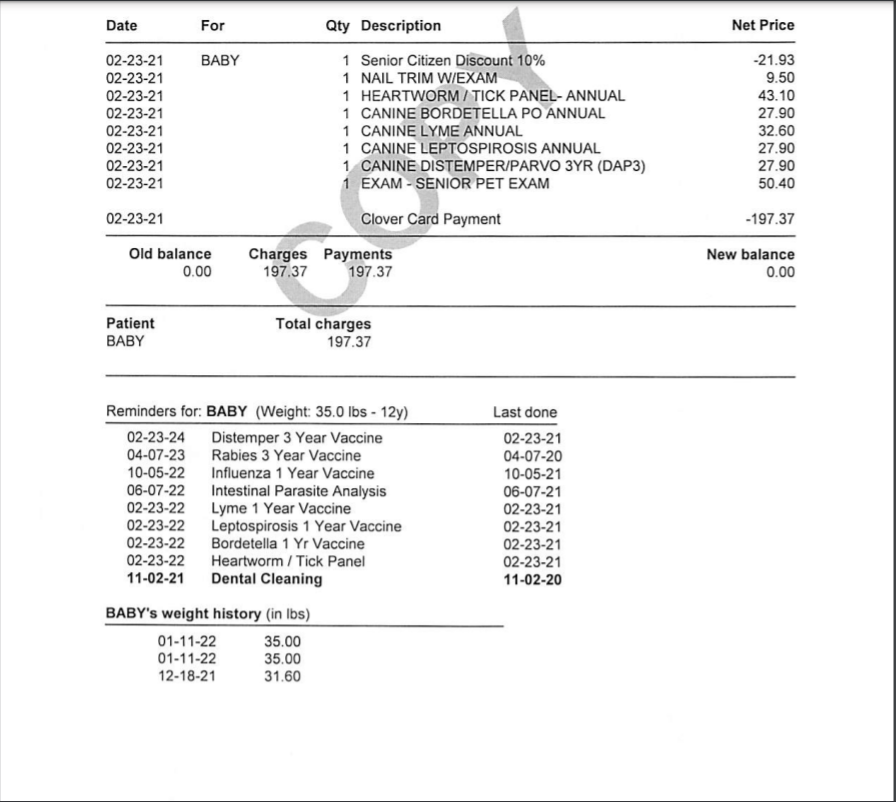
#> input picture 7_Computer_Vision/Img1.PNG, 896 x 802 px
$ jupyter execute --allow-errors Image_to_csv.ipynb   (shell and % lines are left out)
#> lines starting #> are read from the running program, lines starting #| are printed output that depends on the picture; after the words box and inside, x2 and y2 are one past the last pixel; in counts of white or black regions, pixels touching at a corner belong together
[cell 1]
import os
import numpy as np
import pandas as pd
import cv2
import matplotlib.pyplot as plt
import pytesseract
import re
import sys

[cell 2]
#arg = sys.argv[1]

arg = 'Img1.PNG'

[cell 3]
img = cv2.imread(arg)
#> img is the input picture: shape (802, 896, 3); mean B, G, R 242.9, 242.9, 242.9

gray = cv2.cvtColor(img,cv2.COLOR_BGR2GRAY)

[cell 4]
plt.figure(figsize=(16,16))
plt.imshow(gray, cmap="gray")

[cell 5]
img.shape
#> Out = (802, 896, 3)

[cell 6]
y1 =0
x1=0

h = img.shape[0]
#> h = 802
w =img.shape[1]
#> w = 896

img_croped = img[15:y1+h, x1:x1+w]
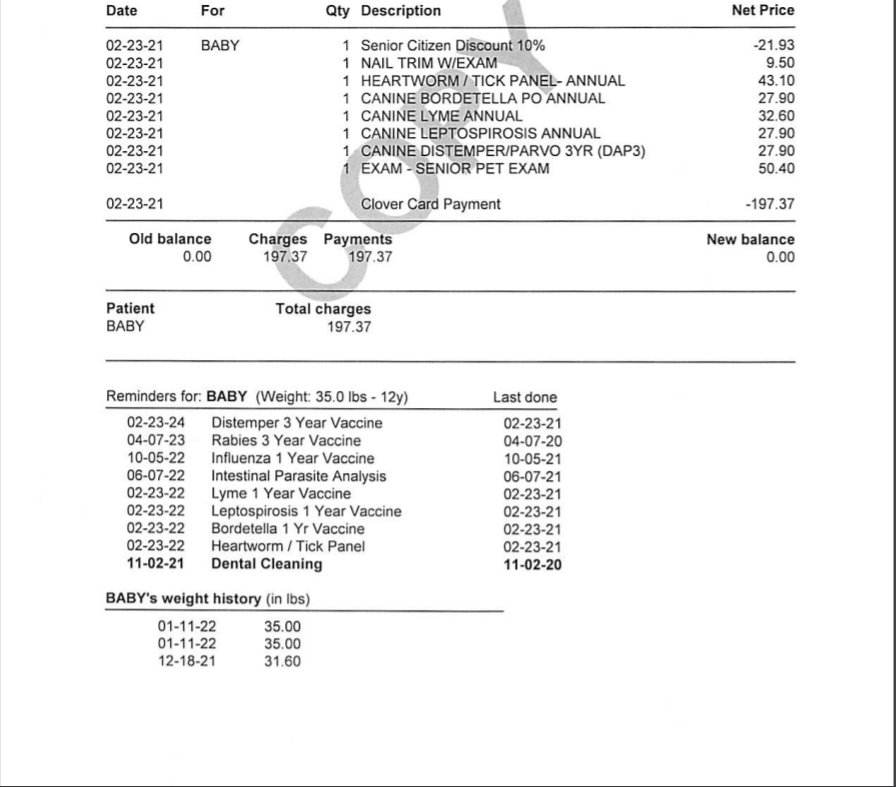
#> img_croped: shape (787, 896, 3); mean B, G, R 243.3, 243.3, 243.3

crop_img_gray = gray[15:y1+h, x1:x1+w]

plt.figure(figsize=(16,16))

plt.imshow(crop_img_gray, cmap="gray")

[cell 7]
edges2 = cv2.Sobel(crop_img_gray, dx = 0, dy = 1, ksize = 3, ddepth= int())
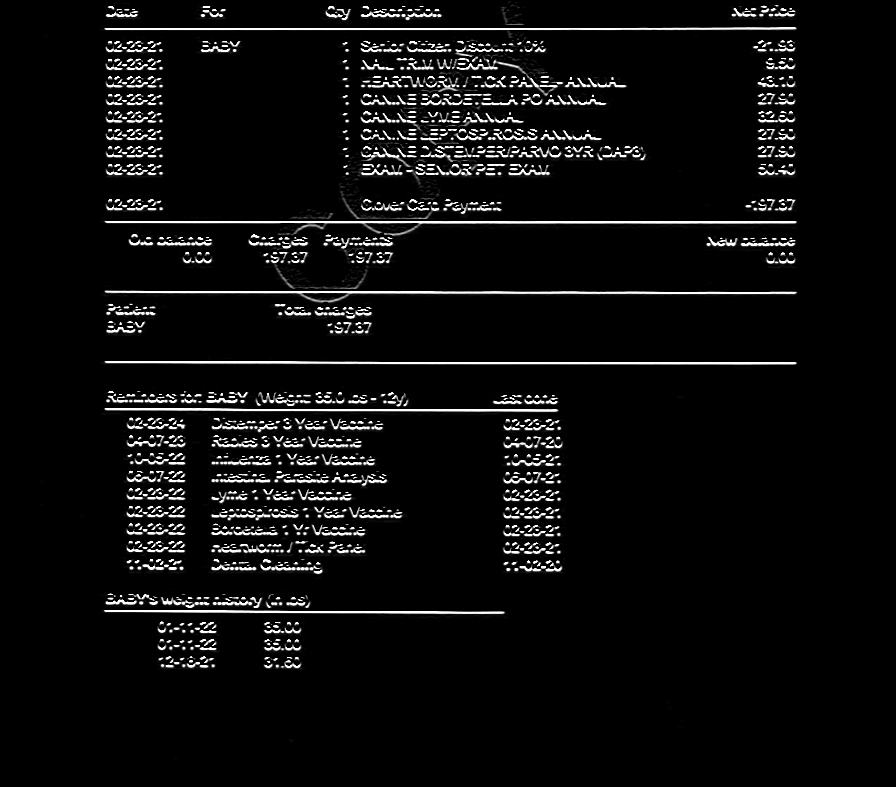
#> edges2: shape (787, 896); min 0, max 255, mean 13

[cell 8]
plt.figure(figsize=(14,14))
plt.imshow(edges2, cmap="gray")

[cell 9]
lines = cv2.HoughLinesP(image=edges2,rho=10,theta=np.pi/4, threshold=5,lines=np.array([]), minLineLength=400)
#> lines = [[100, 222, 798, 222], [100, 293, 798, 293], [161, 364, 797, 364], [102, 28, 797, 28], [100, 612, 505, 612], [104, 410, 559, 410]]

a,b,c = lines.shape
#> a = 6; b = 1; c = 4

for i in range(a):

    cv2.line(img_croped , (lines[i][0][0], lines[i][0][1]), (lines[i][0][2], lines[i][0][3]), ( 255,0,0), 3, cv2.LINE_AA)

    cv2.imwrite('hough.jpg', img_croped)
#> this loop made 6 passes
#> pass 1, `cv2.imwrite('hough.jpg', img_croped)`:
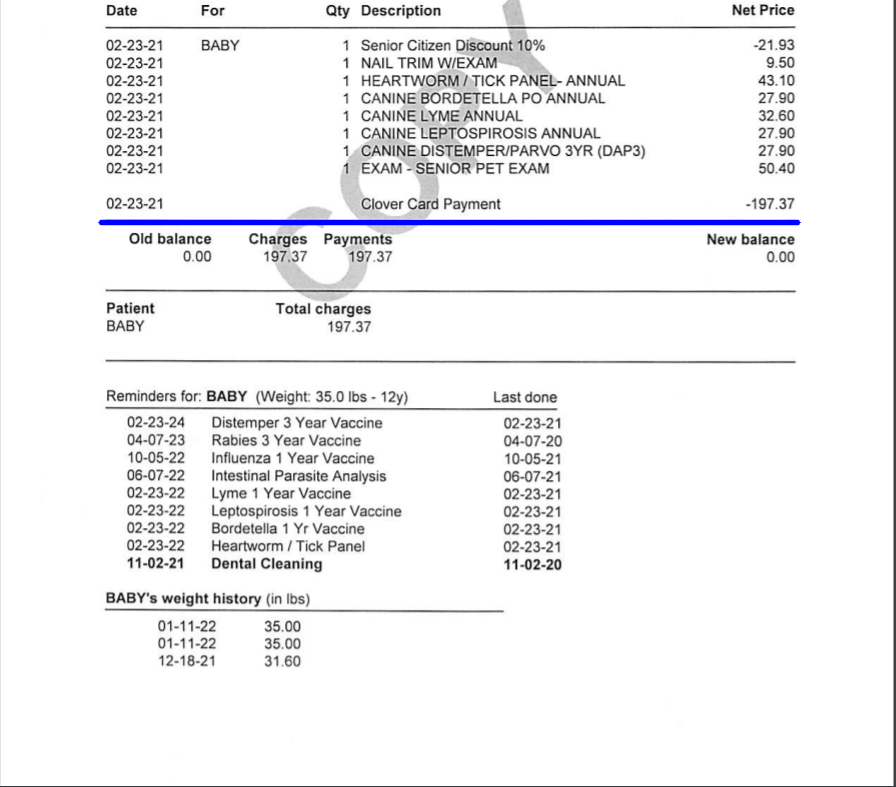
#> saved as hough.jpg: shape (787, 896, 3); mean B, G, R 243.6, 242.2, 242.2
#> pass 2, `cv2.imwrite('hough.jpg', img_croped)`:
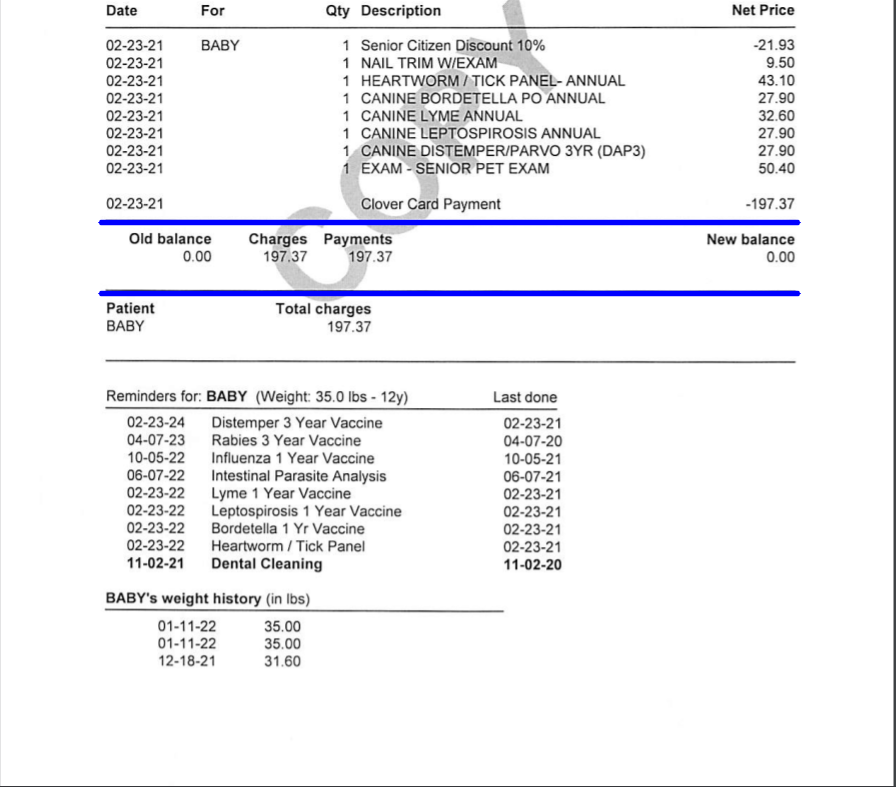
#> saved as hough.jpg: shape (787, 896, 3); mean B, G, R 243.8, 241.1, 241.1
#> after the loop:
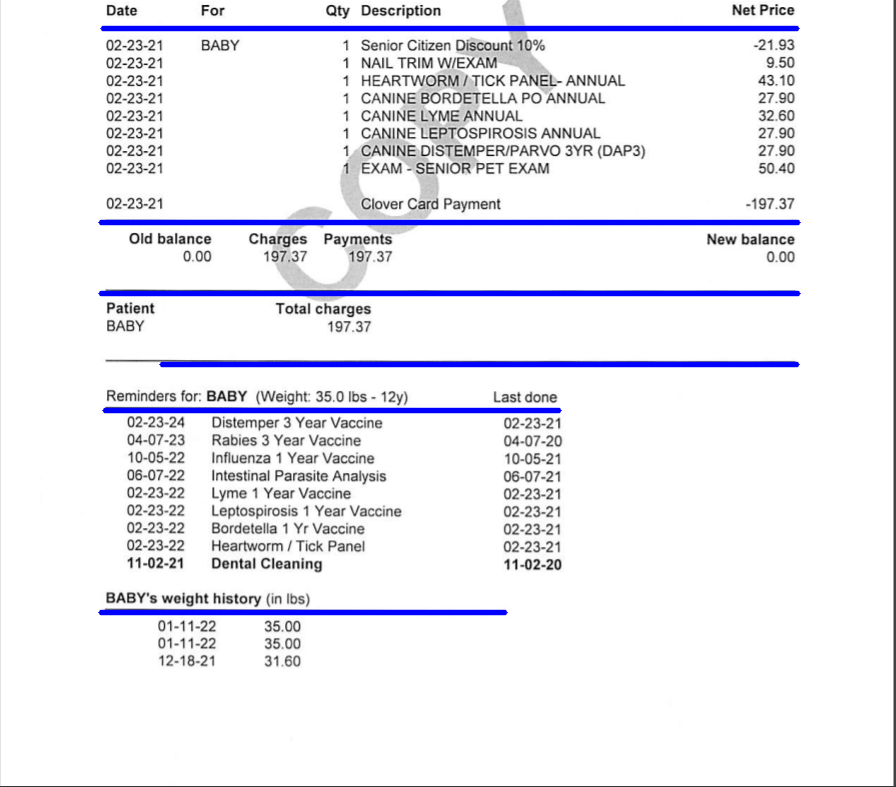
#> img_croped: shape (787, 896, 3); 3.58% of pixels changed, all inside (x1, y1, x2, y2) = (97, 25, 802, 616)

print(a,b,c)
#| 6 1 4

[cell 10]
print(lines)
#| [[[100 222 798 222]]
#|  [[100 293 798 293]]
#|  [[161 364 797 364]]
#|  [[102  28 797  28]]
#|  [[100 612 505 612]]
#|  [[104 410 559 410]]]

[cell 11]
img2 = cv2.imread('hough.jpg')


plt.figure(figsize=(16,16))
plt.imshow(img2)

[cell 12]
lines2 =lines.reshape(lines.shape[0],lines.shape[2])
#> lines2 has the same summary as lines

[cell 13]
lines2 =lines2[lines2[:, 1].argsort()]
#> lines2 = [[102, 28, 797, 28], [100, 222, 798, 222], [100, 293, 798, 293], [161, 364, 797, 364], [104, 410, 559, 410], [100, 612, 505, 612]]

[cell 14]
for i in range(len(lines2)):
    if i+1 == lines2.shape[0]:
        break
    else:
        if abs(lines2[i+1][1]-lines2[i][1])<20:
            lines2 =np.delete(lines2, i, axis=0)

[cell 15]
lines2
#> Out has the same summary as lines2

[cell 16]
height =lines2[1][3] -lines2[0][1]
#> height = 194
print(height)
#| 194

[cell 17]
print(x1, w)
#| 0 896

[cell 18]
x_crop = x1
y_crop= lines2[0][1]
#> y_crop = 28

[cell 19]
width = w
#> width = 896

print(f"x: {x_crop}, y: {y_crop}, width: {width}, height: {height}")
#| x: 0, y: 28, width: 896, height: 194

[cell 20]
img_before = cv2.imread("hough.jpg")

cropped = img_before[y_crop:y_crop+height, x_crop:width]
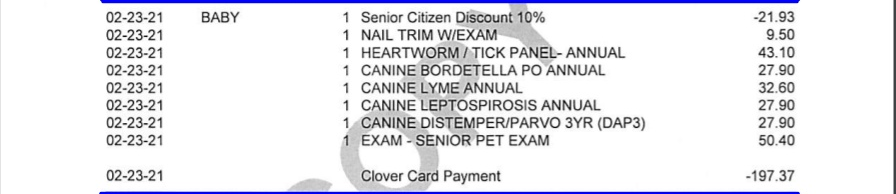
#> cropped: shape (194, 896, 3); mean B, G, R 237.8, 232.7, 232.7

[cell 21]
plt.imshow(cropped)

[cell 22]
cv2.imwrite('trans.jpg',cropped )
#> Out = True

[cell 23]
pytesseract.pytesseract.tesseract_cmd = r'C:\Program Files\Tesseract-OCR\tesseract'

[cell 24]
img = cv2.imread('trans.jpg')
#> img: shape (194, 896, 3)
plt.imshow(img)

[cell 25]
im = cv2.cvtColor(img, cv2.COLOR_BGR2GRAY)
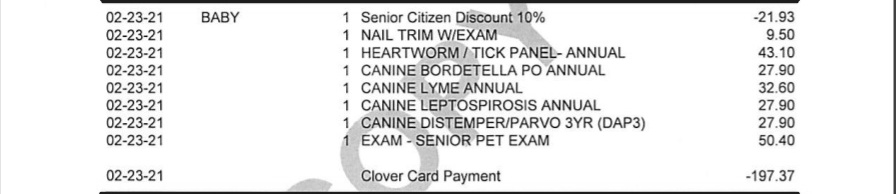
#> im: shape (194, 896); min 4, max 255, mean 233.2

[cell 26]
plt.figure(figsize=(20,int(im.shape[1]/im.shape[0])))
plt.imshow(im)
plt.show()

[cell 27]
custom_config = r'-l eng --psm 6'
pytesseract.image_to_string(im, config=custom_config)
#> (this line was passed over: pytesseract is not available in this run)
